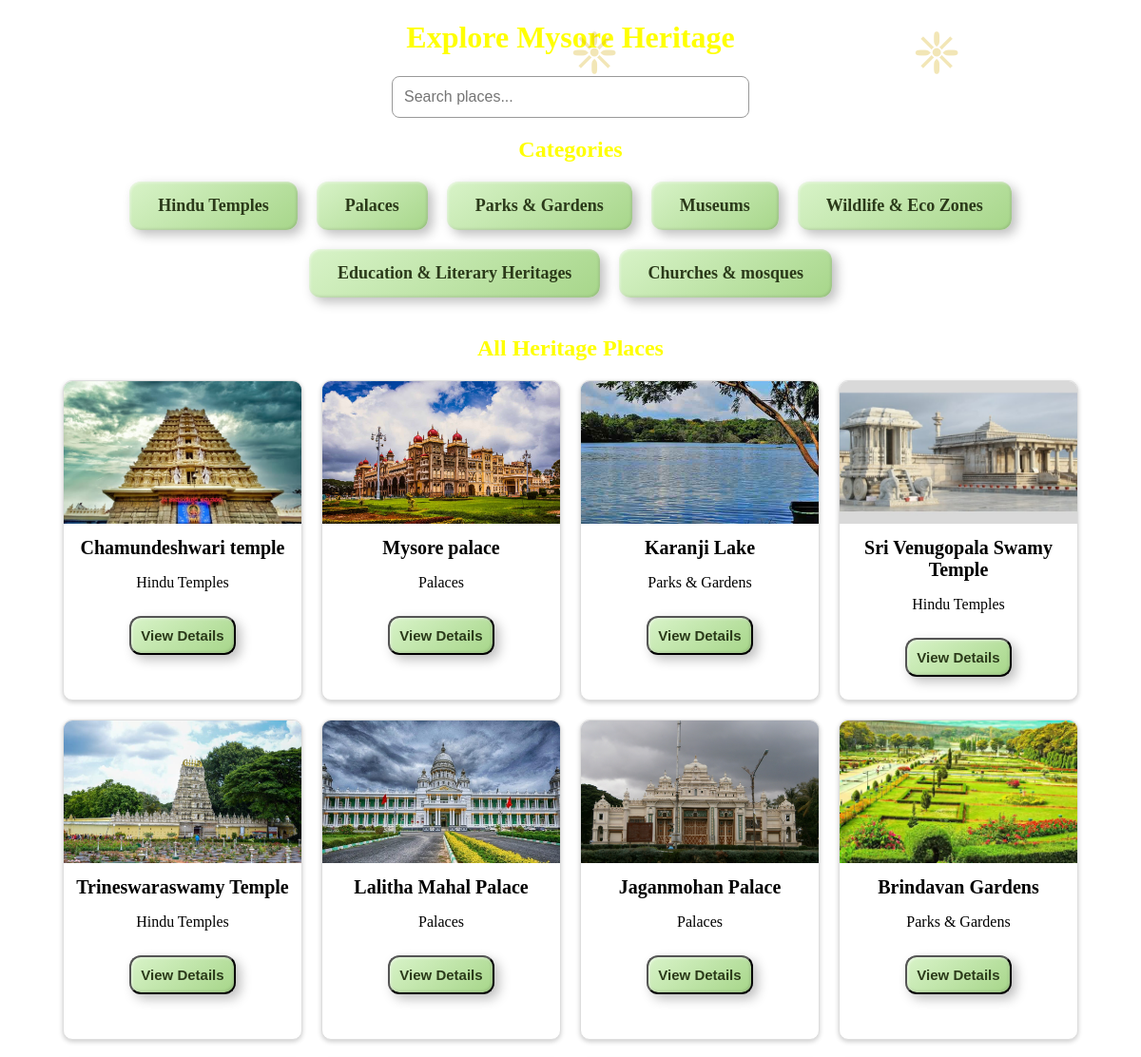
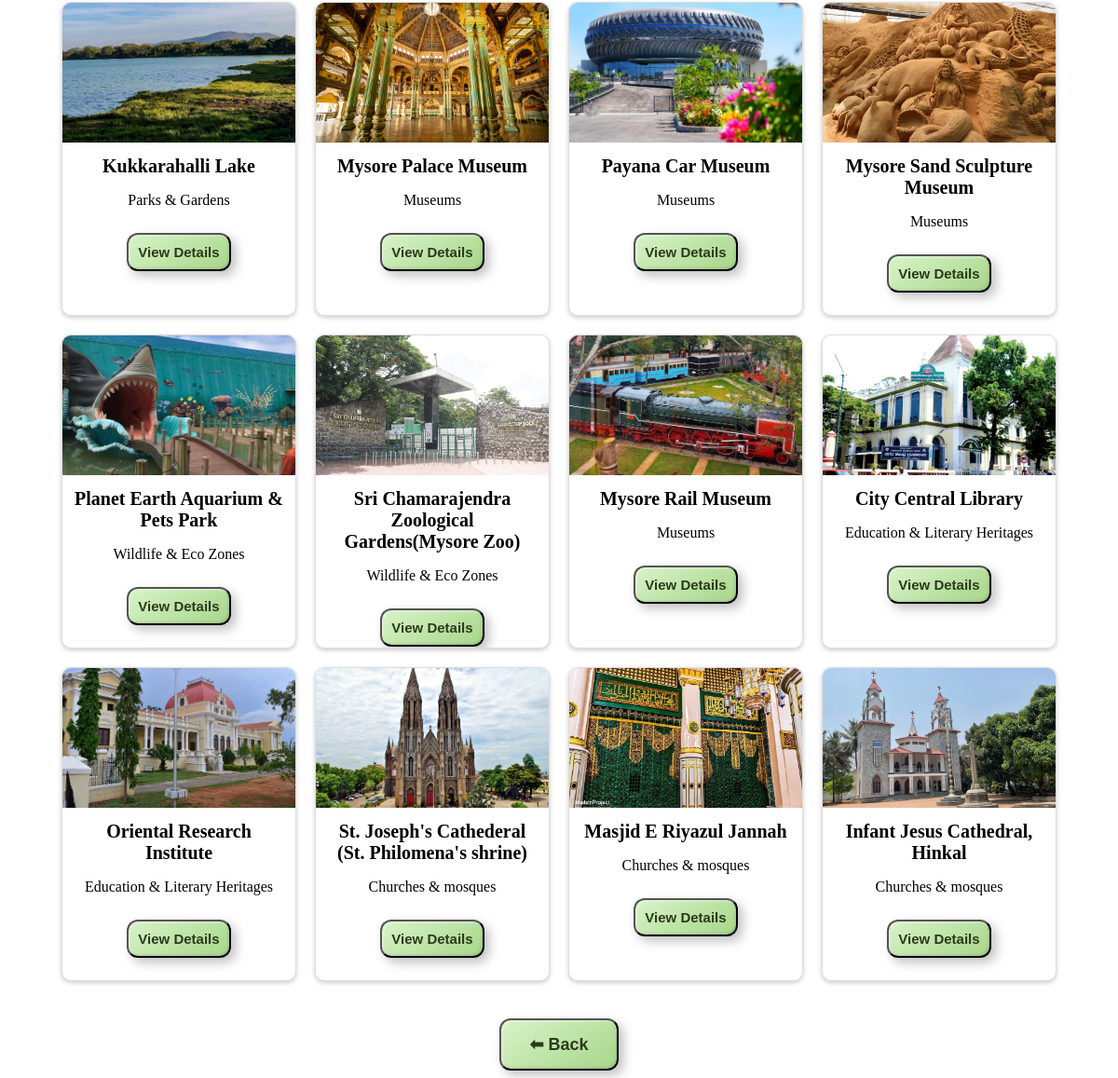
The app's page /heritage_list/ with its own data (2 pictures, top to bottom).
### Heritagedb/models.py (models this page shows, shortened)
class Category(models.Model):
    heritage_id=models.AutoField(primary_key=True)
    name=models.CharField(max_length=200)

class Heritage(models.Model):
    name = models.CharField(max_length=200)
    category = models.ForeignKey(Category, on_delete=models.CASCADE)
    description = models.TextField()
    image = models.ImageField(upload_to='heritage_images/', blank=True, null=True)
    timings = models.TextField(max_length=500,blank=True,null=True)
    entry_fee = models.TextField()
    established_year = models.IntegerField(blank=True, null=True)

### MysoreHeritage/views.py (the view)
# urls.py: path('heritage_list/', views.heritage_list, name='heritage_list'),
def heritage_list(request):
    categories = Category.objects.all()
    places = Heritage.objects.all()
    search_query = request.GET.get('search')
    if search_query:
        matched_places = Heritage.objects.filter(name__icontains=search_query)
        if matched_places.count() == 1:
            return redirect('heritage_detail', pk=matched_places.first().id)
        places = matched_places
    context = {
        'categories': categories,
        'places': places,
    }
    return render(request, 'heritage_list.html', context)

### templates/heritage_list.html (shortened to what this page needs)
<!DOCTYPE html>
<html lang="en">
  <head>
  </head>
  <body>
    <center>
      <h1 style="font-family: Georgia, 'Times New Roman', Times, serif;color:yellow">
        Explore Mysore Heritage
      </h1>
      <div class="search-box">
        <form method="GET">
          <input
            type="text"
            name="search"
            placeholder="Search places..."
            value="{{ request.GET.search }}"
          />
        </form>
      </div>
      <h2 style="font-family: Georgia, 'Times New Roman', Times, serif;color:yellow">
        Categories
      </h2>
      <div class="category-container">
        {% for cat in categories %}
        <a href="/heritage/category/{{ cat.name }}/">
          <div class="category-card">{{ cat.name }}</div>
        </a>
        {% endfor %}
      </div>
      <h2 style="font-family: Georgia, 'Times New Roman', Times, serif;color:yellow">
        All Heritage Places
      </h2>
      <div class="places-container">
        {% for place in places %}
        <div class="place-card">
          {% if place.image %}
          <img src="{{ place.image.url }}" alt="{{ place.name }}" />
          {% else %}
          <img src="https://via.placeholder.com/250x150" alt="No Image" />
          {% endif %}
          <div class="place-info">
            <h3>{{ place.name }}</h3>
            <p>{{ place.category.name }}</p>
          </div>
          <a href="{% url 'heritage_detail' pk=place.id %}">
            <button class="view">View Details</button>
          </a>
        </div>
        {% endfor %}
      </div>
      <a href="/heritage_list/">
        <button class="category-card">⬅ Back</button>
      </a>
    </center>
  </body>
</html>

### templates/heritage_list.html (style rules this page uses)
body::before { content: ""; position: fixed; top: 0; left: 0; width: 100%; height: 100%; background-image: url('https://images.unsplash.com/photo-1559554735-25c40644c2cd?w=600&auto=format&fit=crop&q=60&ixlib=rb-4.1.0&ixid=M3wxMjA3fDB8MHxzZWFyY2h8MTh8fG15c29yZSUyMHBhbGFjZXxlbnwwfHwwfHx8MA%3D%3D'); background-size: cover; background-position: center; background-repeat: no-repeat; opacity: 0.8; z-index: -1; }
.category-container, .places-container { display: flex; gap: 20px; flex-wrap: wrap; margin-bottom: 40px; justify-content: center; }
.category-card { padding: 15px 30px; background: linear-gradient(145deg, #d8f3c8, #a7d68a); color: #2b3a1a; border-radius: 12px; cursor: pointer; font-size: 18px; font-weight: bold; transition: 0.3s; box-shadow: 5px 5px 12px rgba(0, 0, 0, 0.25), -3px -3px 8px rgba(255, 255, 255, 0.9), inset 1px 1px 3px rgba(255, 255, 255, 0.6), inset -1px -1px 3px rgba(0, 0, 0, 0.15); }
.place-card { background: white; border: 1px solid #ddd; border-radius: 10px; }
.place-card { width: 250px; height: 335px; border: 1px solid #ddd; border-radius: 10px; overflow: hidden; box-shadow: 0 2px 5px rgba(0, 0, 0, 0.2); transition: 0.3s; }
.place-card img { width: 100%; height: 150px; object-fit: cover; }
.place-info { padding: 10px; }
.place-info h3 { margin: 0; font-size: 20px; }
a { text-decoration: none; color: black; }
.search-box input { padding: 12px; width: 350px; font-size: 16px; border-radius: 8px; border: 1px solid #999; }
.category-card { animation: slideIn 0.7s ease forwards; opacity: 0; }
.view { padding: 10px 10px; background: linear-gradient(145deg, #d8f3c8, #a7d68a); color: #2b3a1a; border-radius: 12px; cursor: pointer; font-size: 15px; font-weight: bold; transition: 0.3s; box-shadow: 5px 5px 12px rgba(0, 0, 0, 0.25), -3px -3px 8px rgba(255, 255, 255, 0.9), inset 1px 1px 3px rgba(255, 255, 255, 0.6), inset -1px -1px 3px rgba(0, 0, 0, 0.15); }

### records on screen
Category: name "Hindu Temples"
Category: name "Palaces"
Category: name "Parks & Gardens"
Category: name "Museums"
Category: name "Wildlife & Eco Zones"
Category: name "Education & Literary Heritages"
Category: name "Churches & mosques"
Heritage: image (picture), name "Chamundeshwari temple", category.name "Hindu Temples"
Heritage: image (picture), name "Mysore palace", category.name "Palaces"
Heritage: image (picture), name "Karanji Lake", category.name "Parks & Gardens"
Heritage: image (picture), name "Sri Venugopala Swamy Temple", category.name "Hindu Temples"
Heritage: image (picture), name "Trineswaraswamy Temple", category.name "Hindu Temples"
Heritage: image (picture), name "Lalitha Mahal Palace", category.name "Palaces"
Heritage: image (picture), name "Jaganmohan Palace", category.name "Palaces"
Heritage: image (picture), name "Brindavan Gardens", category.name "Parks & Gardens"
Heritage: image (picture), name "Kukkarahalli Lake", category.name "Parks & Gardens"
Heritage: image (picture), name "Mysore Palace Museum", category.name "Museums"
Heritage: image (picture), name "Payana Car Museum", category.name "Museums"
Heritage: image (picture), name "Mysore Sand Sculpture Museum", category.name "Museums"
Heritage: image (picture), name "Planet Earth Aquarium & Pets Park", category.name "Wildlife & Eco Zones"
Heritage: image (picture), name "Sri Chamarajendra Zoological Gardens(Mysore Zoo)", category.name "Wildlife & Eco Zones"
Heritage: image (picture), name "Mysore Rail Museum", category.name "Museums"
Heritage: image (picture), name "City Central Library", category.name "Education & Literary Heritages"
Heritage: image (picture), name "Oriental Research Institute", category.name "Education & Literary Heritages"
Heritage: image (picture), name "St. Joseph's Cathederal (St. Philomena's shrine)", category.name "Churches & mosques"
Heritage: image (picture), name "Masjid E Riyazul Jannah", category.name "Churches & mosques"
Heritage: image (picture), name "Infant Jesus Cathedral, Hinkal", category.name "Churches & mosques"
